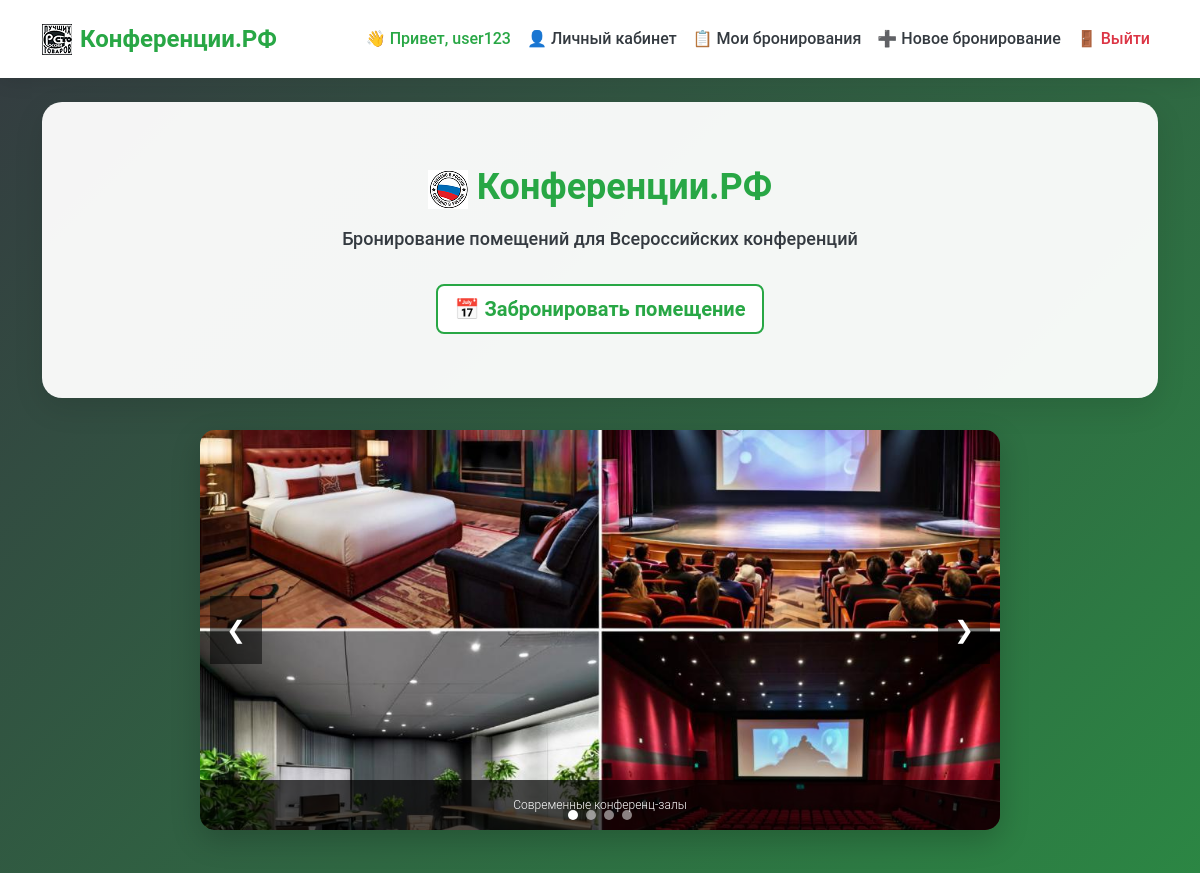
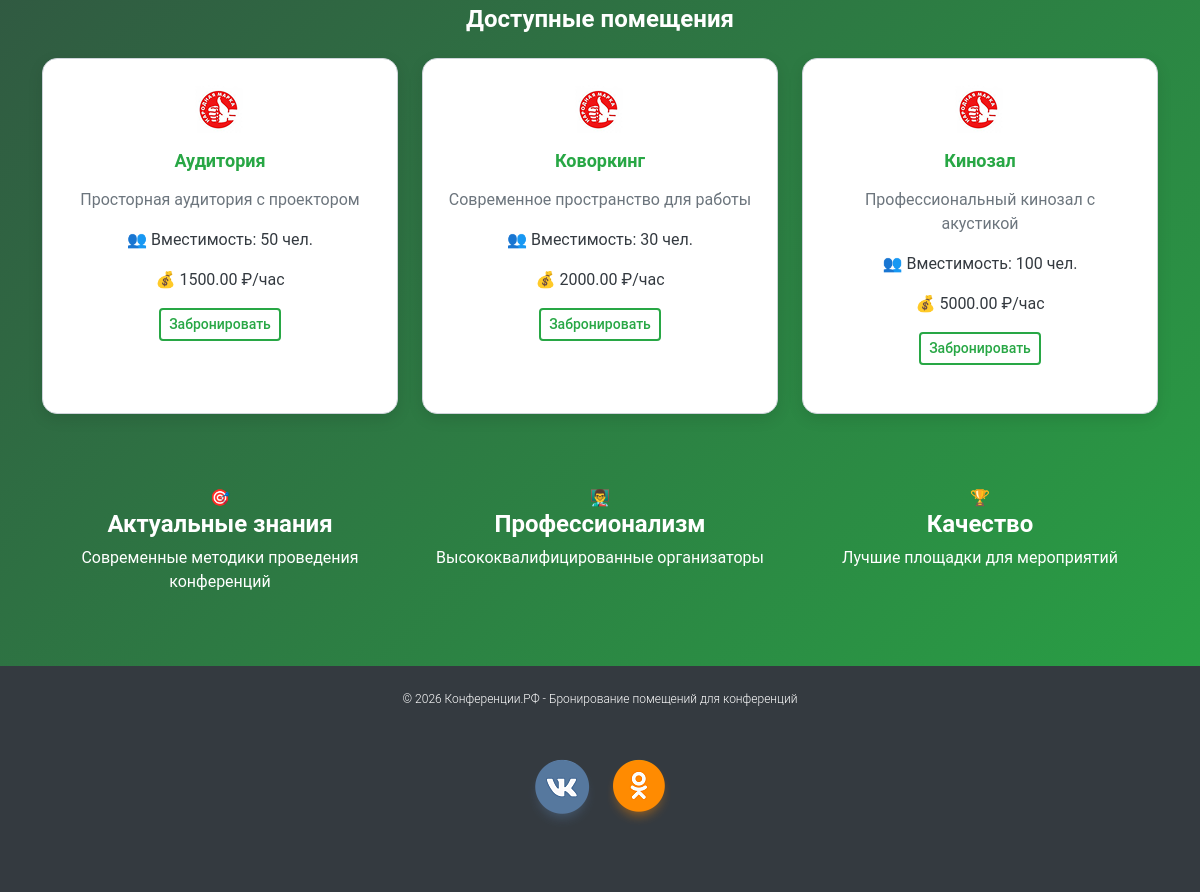
Screenshot of / (signed in) with the database file from the repository (2 pictures, top to bottom).
### proekt/models.py (models this page shows, shortened)
class Hall(models.Model):
    HALL_CHOICES = [
        ('Аудитория', 'Аудитория'),
        ('Коворкинг', 'Коворкинг'),
        ('Кинозал', 'Кинозал'),
    ]
    name = models.CharField(max_length=50, choices=HALL_CHOICES, unique=True)
    capacity = models.IntegerField(verbose_name='Вместимость')
    description = models.TextField(blank=True)
    price_per_hour = models.DecimalField(max_digits=10, decimal_places=2, default=0)

### proekt/views.py (the view, shortened to what this page needs)
# urls.py: path('', views.index_view , name='index'),
@login_required
def index_view(request):
    halls = Hall.objects.all()
    return render(request, 'index.html', {'halls': halls})

### templates/index.html (shortened to what this page needs)
{% extends 'base.html' %}
{% load static %}
{% block content %}
<div class="hero-section fade-in">
    <h1><img src="{% static 'media/quality_icon5.png' %}" alt=""> Конференции.РФ</h1>
    <p class="lead">Бронирование помещений для Всероссийских конференций</p>
    {% if user.is_authenticated %}
        <a href="{% url 'create_booking' %}" class="btn btn-light btn-lg pulse">📅 Забронировать помещение</a>
    {% else %}
        <a href="{% url 'register' %}" class="btn btn-light btn-lg pulse">🚀 Начать работу</a>
    {% endif %}
</div>
<div class="slider-container fade-in-up">
    <div class="slider" id="mainSlider">
        <div class="slide active">
            <div class="slide-caption">Современные конференц-залы</div>
        </div>
    </div>
    <button class="slider-btn prev" id="sliderPrev">❮</button>
    <button class="slider-btn next" id="sliderNext">❯</button>
    <div class="slider-dots" id="sliderDots"></div>
</div>
<div class="halls-section my-5">
    <h2 class="text-center text-white mb-4 fade-in-up">Доступные помещения</h2>
    <div class="row">
        {% for hall in halls %}
            <div class="col-md-4 fade-in-up">
                <div class="hall-card">
                    <div class="text-center mb-3"><img src="{% static 'media/quality_icon8.png' %}" alt=""></div>
                    <h3 class="text-center">{{ hall.name }}</h3>
                    <p class="text-muted text-center">{{ hall.description|default:"Помещение для конференций" }}</p>
                    <p class="text-center">👥 Вместимость: {{ hall.capacity }} чел.</p>
                    <p class="text-center">💰 {{ hall.price_per_hour }} ₽/час</p>
                    <div class="text-center">
                        {% if user.is_authenticated %}
                            <a href="{% url 'create_booking' %}" class="btn btn-outline-primary btn-sm">Забронировать</a>
                        {% else %}
                            <a href="{% url 'register' %}" class="btn btn-outline-primary btn-sm">Зарегистрироваться</a>
                        {% endif %}
                    </div>
                </div>
            </div>
        {% endfor %}
    </div>
</div>
<div class="row mt-5 pt-4 fade-in-up">
    <div class="col-md-4 text-center">
        <div class="feature-card">
            <div class="feature-icon">🎯</div>
            <h4 class="text-white">Актуальные знания</h4>
            <p class="text-white">Современные методики проведения конференций</p>
        </div>
    </div>
    <div class="col-md-4 text-center">
        <div class="feature-card">
            <div class="feature-icon">👨‍🏫</div>
            <h4 class="text-white">Профессионализм</h4>
            <p class="text-white">Высококвалифицированные организаторы</p>
        </div>
    </div>
    <div class="col-md-4 text-center">
        <div class="feature-card">
            <div class="feature-icon">🏆</div>
            <h4 class="text-white">Качество</h4>
            <p class="text-white">Лучшие площадки для мероприятий</p>
        </div>
    </div>
</div>
{% endblock %}

### templates/base.html (shortened to what this page needs)
<!DOCTYPE html>
<html lang="ru">
<head>
     {% load django_bootstrap5 %}
     {% bootstrap_css %}
    {% load static %}
    <link rel="stylesheet" href="{% static 'style/style.css' %}">
</head>
<body>
    <nav class="navbar navbar-expand-lg">
        <div class="container">
            <a class="navbar-brand" href="{% url 'index' %}">
                <img src="{% static 'media/quality_icon10.png' %}" alt="">
                <span class="brand-text">Конференции.РФ</span>
            </a>
            <div class="collapse navbar-collapse" id="navbarNav">
                <ul class="navbar-nav ms-auto">
                    {% if user.is_authenticated %}
                        <li class="nav-item"><span class="nav-link user-greeting">👋 Привет, {{ user.username }}</span></li>
                        <li class="nav-item"><a class="nav-link" href="{% url 'profile' %}">👤 Личный кабинет</a></li>
                        <li class="nav-item"><a class="nav-link" href="{% url 'bookings' %}">📋 Мои бронирования</a></li>
                        <li class="nav-item"><a class="nav-link" href="{% url 'create_booking' %}">➕ Новое бронирование</a></li>
                        <li class="nav-item"><a class="nav-link logout-btn" href="{% url 'logout' %}">🚪 Выйти</a></li>
                    {% else %}
                        <li class="nav-item"><a class="nav-link" href="{% url 'login' %}">🔐 Вход</a></li>
                        <li class="nav-item"><a class="nav-link" href="{% url 'register' %}">📝 Регистрация</a></li>
                    {% endif %}
                </ul>
            </div>
        </div>
    </nav>
    <main class="container my-4">
        {% block content %}{% endblock %}
    </main>
    <footer>
        <div class="container">
            <p>&copy; 2026 Конференции.РФ - Бронирование помещений для конференций</p>
            <img src="{% static 'media/soc.png' %}" alt="социальные сети">
        </div>
    </footer>
</body>
</html>

### static/style/style.css (style rules this page uses)
* { margin: 0; padding: 0; box-sizing: border-box; }
body { font-family: 'Roboto', sans-serif; background: linear-gradient(135deg, #343A40 0%, #28A745 100%); min-height: 100vh; font-size: 16px; font-weight: 400; color: #343A40; line-height: 1.5; }
.navbar { background: #FFFFFF !important; box-shadow: 0 2px 20px rgba(0,0,0,0.1); padding: 1rem 0; }
.navbar-brand { display: flex; align-items: center; gap: 0.5rem; font-size: 1.5rem; font-weight: 700; color: #28A745 !important; text-decoration: none; transition: transform 0.3s; }
.brand-text { font-weight: 700; }
.nav-link { color: #343A40 !important; font-weight: 500; transition: color 0.3s; padding: 0.5rem 1rem; border-radius: 8px; }
.user-greeting { color: #28A745 !important; font-weight: 500; }
.logout-btn { color: #dc3545 !important; }
.hero-section { text-align: center; padding: 4rem 2rem; background: rgba(255,255,255,0.95); border-radius: 20px; margin-bottom: 2rem; box-shadow: 0 10px 30px rgba(0,0,0,0.1); }
.hero-section h1 { font-size: 36px; font-weight: 700; color: #28A745; margin-bottom: 1rem; animation: fadeInUp 0.6s ease; }
.hero-section .lead { font-size: 18px; font-weight: 500; color: #343A40; margin-bottom: 2rem; }
h1 { font-size: 36px; font-weight: 700; color: #28A745; }
h2 { font-size: 24px; font-weight: 600; color: #343A40; }
h3, h4, h5, h6 { font-weight: 600; }
.hall-card { background: #FFFFFF; border-radius: 15px; padding: 1.5rem; margin-bottom: 1.5rem; box-shadow: 0 5px 15px rgba(0,0,0,0.1); transition: transform 0.3s, box-shadow 0.3s; height: 100%; border: 1px solid #CED4DA; }
.hall-card h3 { font-size: 18px; font-weight: 600; color: #28A745; margin: 1rem 0; }
.hall-card p { font-size: 16px; font-weight: 400; color: #343A40; }
.btn-outline-primary { border: 2px solid #28A745 !important; color: #28A745 !important; background: transparent; font-weight: 500; }
.btn-light { background: #FFFFFF !important; color: #28A745 !important; border: 2px solid #28A745 !important; font-weight: 700; }
footer { background: #343A40; color: #FFFFFF; text-align: center; padding: 2rem; margin-top: 3rem; }
footer p { font-size: 12px; font-weight: 300; margin: 0; }
.slider-container { position: relative; max-width: 800px; margin: 2rem auto; border-radius: 15px; overflow: hidden; box-shadow: 0 10px 30px rgba(0,0,0,0.2); }
.slider { position: relative; height: 400px; }
.slide { position: absolute; width: 100%; height: 100%; opacity: 0; transition: opacity 0.5s ease; }
.slide.active { opacity: 1; }
.slide-caption { position: absolute; bottom: 0; left: 0; right: 0; background: rgba(0,0,0,0.7); color: white; padding: 1rem; text-align: center; font-size: 12px; font-weight: 300; }
.slider-btn { position: absolute; top: 50%; transform: translateY(-50%); background: rgba(0,0,0,0.5); color: white; border: none; padding: 1rem; cursor: pointer; font-size: 1.5rem; transition: background 0.3s; }
.prev { left: 10px; }
.next { right: 10px; }
.slider-dots { position: absolute; bottom: 10px; left: 50%; transform: translateX(-50%); display: flex; gap: 0.5rem; }
.fade-in { animation: fadeIn 0.6s ease; }
.fade-in-up { animation: fadeInUp 0.6s ease; }
.pulse { animation: pulse 2s infinite; }
.text-muted { color: #6c757d !important; font-size: 12px; font-weight: 300; }
html, body { height: 100%; margin: 0; padding: 0; }
body { display: flex; flex-direction: column; min-height: 100vh; }
main { flex: 1 0 auto; }
footer { flex-shrink: 0; background: #343A40; color: #FFFFFF; text-align: center; padding: 1.5rem; margin-top: 2rem; }
.text-muted { font-size: 11px; margin-top: 0.25rem; display: block; }

### rows the page displays
Hall: name "Аудитория", description "Просторная аудитория с проектором", capacity "50", price_per_hour "1500.00"
Hall: name "Коворкинг", description "Современное пространство для работы", capacity "30", price_per_hour "2000.00"
Hall: name "Кинозал", description "Профессиональный кинозал с акустикой", capacity "100", price_per_hour "5000.00"

### other values shown
{{ user.username }} "user123"
